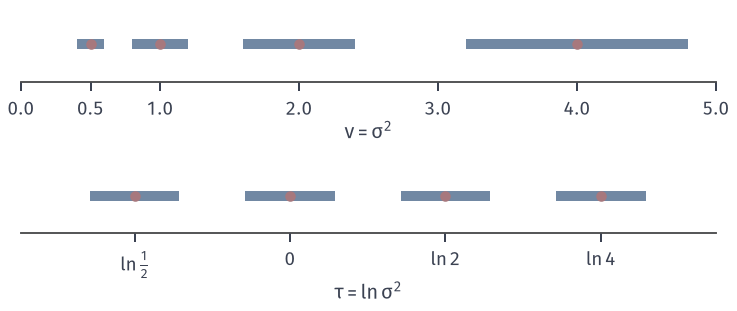

Here is the Python script that generated this plot:
"""Local KL rulers for N(0,v) at v=0.5,1,2,4 with eps=0.01: intervals {(1/2) G d^2 <= eps}.
(a) variance coordinate v, G=1/(2v^2): half-length 2 v sqrt(eps)=0.2 v. (b) tau=ln v, G=1/2: half-length 2 sqrt(eps)=0.2."""
from pathlib import Path
import sys
HERE = Path(__file__).resolve().parent
sys.path.insert(0, str(HERE.parent/"igeo-common"))
from common import *

fig, (a, b) = figure(width_mm=104, height_mm=44, nrows=2)
eps = 0.01; vs = np.array([0.5, 1, 2, 4])
for ax, xs, hl, lim, lab in ((a, vs, 2*vs*np.sqrt(eps), (0, 5), r'$v=\sigma^{2}$'),
                             (b, np.log(vs), np.full(4, 2*np.sqrt(eps)), (-1.2, 1.9), r'$\tau=\ln\sigma^{2}$')):
    for x0, h in zip(xs, hl):
        ax.plot([x0-h, x0+h], [0, 0], color=BLUE, lw=4.0, solid_capstyle='butt')
        ax.scatter([x0], [0], s=12, color=RED, zorder=5)
    ax.set_xlim(*lim); ax.set_ylim(-0.6, 0.6); ax.set_yticks([])
    ax.spines['left'].set_visible(False)
    ax.set_xlabel(lab, labelpad=1)
a.set_xticks([0, 0.5, 1, 2, 3, 4, 5])
b.set_xticks(np.log(vs)); b.set_xticklabels([r'$\ln\frac{1}{2}$', r'$0$', r'$\ln 2$', r'$\ln 4$'])
save(fig, HERE, 'figure', {'half_lengths_v': (2*vs*np.sqrt(eps)).tolist(), 'half_length_tau': 2*np.sqrt(eps)})
